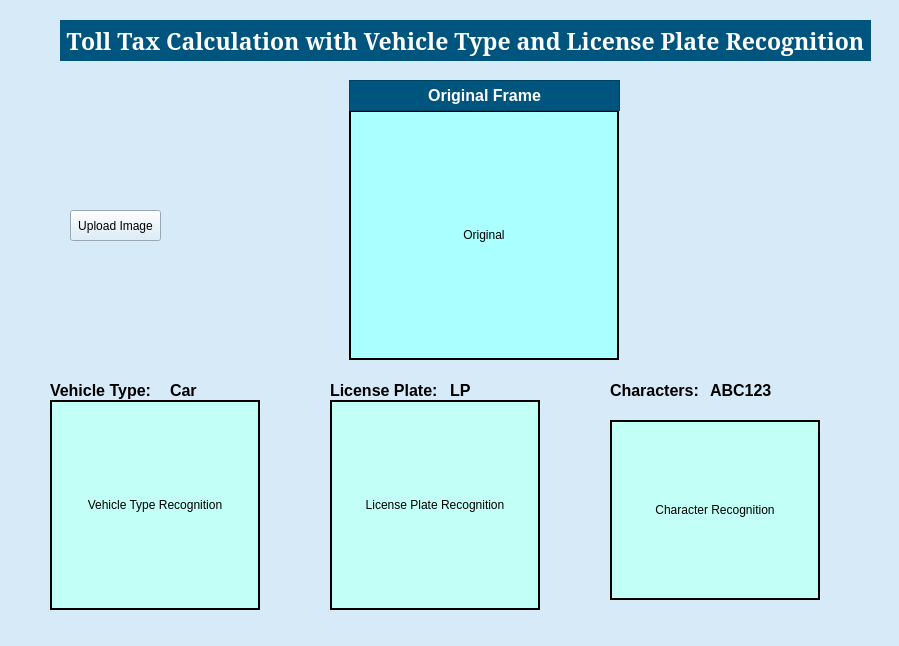
<?xml version="1.0" encoding="UTF-8"?>
<ui version="4.0">
 <class>MainWindow</class>
 <widget class="QMainWindow" name="MainWindow">
  <property name="geometry">
   <rect>
    <x>0</x>
    <y>0</y>
    <width>899</width>
    <height>646</height>
   </rect>
  </property>
  <property name="font">
   <font>
    <family>Verdana</family>
    <pointsize>14</pointsize>
   </font>
  </property>
  <property name="windowTitle">
   <string>MainWindow</string>
  </property>
  <property name="styleSheet">
   <string notr="true">background-color: rgb(173, 223, 255);
background-color: rgb(86, 86, 86);
background-color: rgb(0, 85, 127);
background-color: rgb(174, 214, 241);
background-color: rgb(239, 239, 239);
background-color: rgb(214, 234, 248);</string>
  </property>
  <widget class="QWidget" name="centralwidget">
   <widget class="QLabel" name="title">
    <property name="geometry">
     <rect>
      <x>60</x>
      <y>20</y>
      <width>811</width>
      <height>41</height>
     </rect>
    </property>
    <property name="font">
     <font>
      <family>Constantia</family>
      <pointsize>17</pointsize>
      <weight>75</weight>
      <bold>true</bold>
      <underline>false</underline>
     </font>
    </property>
    <property name="layoutDirection">
     <enum>Qt::LeftToRight</enum>
    </property>
    <property name="styleSheet">
     <string notr="true">color: rgb(0, 0, 0);
background-color: rgb(0, 85, 127);
color: rgb(255, 255, 255);


</string>
    </property>
    <property name="frameShape">
     <enum>QFrame::NoFrame</enum>
    </property>
    <property name="lineWidth">
     <number>2</number>
    </property>
    <property name="text">
     <string>Toll Tax Calculation with Vehicle Type and License Plate Recognition</string>
    </property>
    <property name="scaledContents">
     <bool>true</bool>
    </property>
    <property name="alignment">
     <set>Qt::AlignCenter</set>
    </property>
   </widget>
   <widget class="QLabel" name="original_img">
    <property name="enabled">
     <bool>true</bool>
    </property>
    <property name="geometry">
     <rect>
      <x>349</x>
      <y>110</y>
      <width>270</width>
      <height>250</height>
     </rect>
    </property>
    <property name="maximumSize">
     <size>
      <width>270</width>
      <height>250</height>
     </size>
    </property>
    <property name="font">
     <font>
      <weight>50</weight>
      <bold>false</bold>
     </font>
    </property>
    <property name="styleSheet">
     <string notr="true">background-color: rgb(170, 255, 255);</string>
    </property>
    <property name="frameShape">
     <enum>QFrame::Box</enum>
    </property>
    <property name="frameShadow">
     <enum>QFrame::Plain</enum>
    </property>
    <property name="lineWidth">
     <number>2</number>
    </property>
    <property name="text">
     <string>Original</string>
    </property>
    <property name="scaledContents">
     <bool>true</bool>
    </property>
    <property name="alignment">
     <set>Qt::AlignCenter</set>
    </property>
   </widget>
   <widget class="QLabel" name="type_img">
    <property name="geometry">
     <rect>
      <x>50</x>
      <y>400</y>
      <width>210</width>
      <height>210</height>
     </rect>
    </property>
    <property name="maximumSize">
     <size>
      <width>210</width>
      <height>210</height>
     </size>
    </property>
    <property name="styleSheet">
     <string notr="true">background-color: rgb(194, 255, 246);</string>
    </property>
    <property name="frameShape">
     <enum>QFrame::Box</enum>
    </property>
    <property name="lineWidth">
     <number>2</number>
    </property>
    <property name="text">
     <string>Vehicle Type Recognition</string>
    </property>
    <property name="scaledContents">
     <bool>true</bool>
    </property>
    <property name="alignment">
     <set>Qt::AlignCenter</set>
    </property>
   </widget>
   <widget class="QLabel" name="lp_img">
    <property name="geometry">
     <rect>
      <x>330</x>
      <y>400</y>
      <width>210</width>
      <height>210</height>
     </rect>
    </property>
    <property name="maximumSize">
     <size>
      <width>210</width>
      <height>210</height>
     </size>
    </property>
    <property name="styleSheet">
     <string notr="true">background-color: rgb(194, 255, 246);</string>
    </property>
    <property name="frameShape">
     <enum>QFrame::Box</enum>
    </property>
    <property name="lineWidth">
     <number>2</number>
    </property>
    <property name="text">
     <string>License Plate Recognition</string>
    </property>
    <property name="scaledContents">
     <bool>true</bool>
    </property>
    <property name="alignment">
     <set>Qt::AlignCenter</set>
    </property>
   </widget>
   <widget class="QLabel" name="character_img">
    <property name="geometry">
     <rect>
      <x>610</x>
      <y>420</y>
      <width>210</width>
      <height>180</height>
     </rect>
    </property>
    <property name="maximumSize">
     <size>
      <width>210</width>
      <height>180</height>
     </size>
    </property>
    <property name="styleSheet">
     <string notr="true">background-color: rgb(194, 255, 246);</string>
    </property>
    <property name="frameShape">
     <enum>QFrame::Box</enum>
    </property>
    <property name="lineWidth">
     <number>2</number>
    </property>
    <property name="text">
     <string>Character Recognition</string>
    </property>
    <property name="scaledContents">
     <bool>true</bool>
    </property>
    <property name="alignment">
     <set>Qt::AlignCenter</set>
    </property>
   </widget>
   <widget class="QLabel" name="original_text">
    <property name="geometry">
     <rect>
      <x>349</x>
      <y>80</y>
      <width>271</width>
      <height>31</height>
     </rect>
    </property>
    <property name="maximumSize">
     <size>
      <width>350</width>
      <height>16777215</height>
     </size>
    </property>
    <property name="font">
     <font>
      <pointsize>12</pointsize>
      <weight>75</weight>
      <bold>true</bold>
     </font>
    </property>
    <property name="styleSheet">
     <string notr="true">background-color: rgb(38, 191, 191);
background-color: rgb(0, 85, 127);
color: rgb(255, 255, 255);</string>
    </property>
    <property name="frameShape">
     <enum>QFrame::StyledPanel</enum>
    </property>
    <property name="lineWidth">
     <number>2</number>
    </property>
    <property name="text">
     <string>Original Frame</string>
    </property>
    <property name="scaledContents">
     <bool>false</bool>
    </property>
    <property name="alignment">
     <set>Qt::AlignCenter</set>
    </property>
   </widget>
   <widget class="QLabel" name="label_7">
    <property name="geometry">
     <rect>
      <x>50</x>
      <y>380</y>
      <width>111</width>
      <height>20</height>
     </rect>
    </property>
    <property name="font">
     <font>
      <pointsize>12</pointsize>
      <weight>75</weight>
      <bold>true</bold>
     </font>
    </property>
    <property name="text">
     <string>Vehicle Type:</string>
    </property>
   </widget>
   <widget class="QLabel" name="label_8">
    <property name="geometry">
     <rect>
      <x>330</x>
      <y>380</y>
      <width>121</width>
      <height>20</height>
     </rect>
    </property>
    <property name="font">
     <font>
      <pointsize>12</pointsize>
      <weight>75</weight>
      <bold>true</bold>
     </font>
    </property>
    <property name="text">
     <string>License Plate:</string>
    </property>
   </widget>
   <widget class="QLabel" name="label_9">
    <property name="geometry">
     <rect>
      <x>610</x>
      <y>380</y>
      <width>101</width>
      <height>20</height>
     </rect>
    </property>
    <property name="font">
     <font>
      <pointsize>12</pointsize>
      <weight>75</weight>
      <bold>true</bold>
     </font>
    </property>
    <property name="text">
     <string>Characters:</string>
    </property>
   </widget>
   <widget class="QLabel" name="type_text">
    <property name="geometry">
     <rect>
      <x>170</x>
      <y>380</y>
      <width>141</width>
      <height>20</height>
     </rect>
    </property>
    <property name="font">
     <font>
      <pointsize>12</pointsize>
      <weight>75</weight>
      <bold>true</bold>
     </font>
    </property>
    <property name="text">
     <string>Car</string>
    </property>
   </widget>
   <widget class="QLabel" name="lp_text">
    <property name="geometry">
     <rect>
      <x>450</x>
      <y>380</y>
      <width>81</width>
      <height>20</height>
     </rect>
    </property>
    <property name="font">
     <font>
      <pointsize>12</pointsize>
      <weight>75</weight>
      <bold>true</bold>
     </font>
    </property>
    <property name="text">
     <string>LP</string>
    </property>
   </widget>
   <widget class="QLabel" name="character_text">
    <property name="geometry">
     <rect>
      <x>710</x>
      <y>380</y>
      <width>101</width>
      <height>20</height>
     </rect>
    </property>
    <property name="font">
     <font>
      <pointsize>12</pointsize>
      <weight>75</weight>
      <bold>true</bold>
     </font>
    </property>
    <property name="text">
     <string>ABC123</string>
    </property>
   </widget>
   <widget class="QPushButton" name="pushButton">
    <property name="geometry">
     <rect>
      <x>70</x>
      <y>210</y>
      <width>91</width>
      <height>31</height>
     </rect>
    </property>
    <property name="text">
     <string>Upload Image</string>
    </property>
   </widget>
  </widget>
 </widget>
 <resources/>
 <connections/>
</ui>
